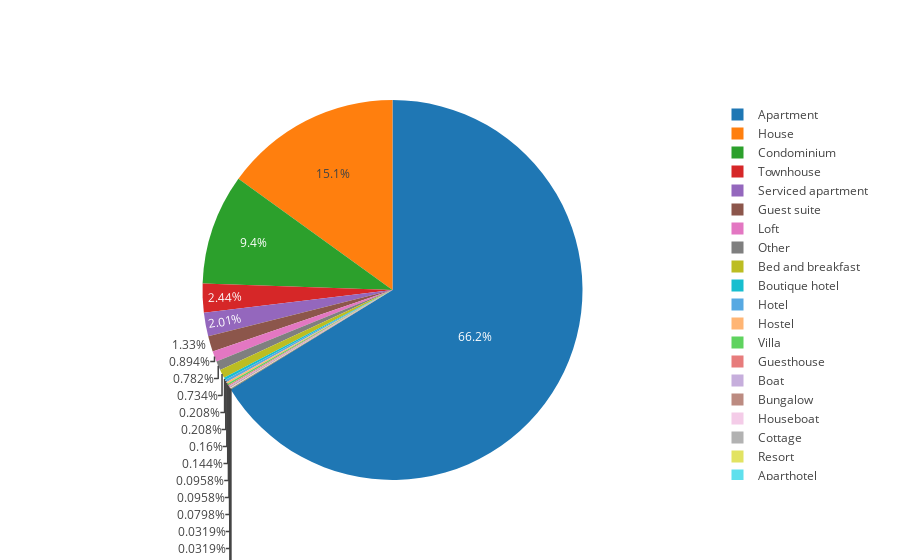

Here is the notebook cell this chart was saved with:
### Markdown cell above
### property_type

![property_type.png](../img/property_type.png)

### Code cell
rt_count = listings.property_type.value_counts()

fig = go.Figure(data=[go.Pie(labels=rt_count.index, values=rt_count.values)])

fig.show()

### Figure 1 — Plotly figure (JSON) as saved in the notebook; plotly's stock layout.template omitted (floating-point values rounded to 4 significant figures)
{"data": [{"labels": ["Apartment", "House", "Condominium", "Townhouse", "Serviced apartment", "Guest suite", "Loft", "Other", "Bed and breakfast", "Boutique hotel", "Hotel", "Hostel", "Villa", "Guesthouse", "Boat", "Bungalow", "Houseboat", "Cottage", "Resort", "Aparthotel", "Farm stay", "Barn", "Casa particular (Cuba)"], "type": "pie", "uid": "b62ffaa7-759a-4299-9dea-a94ae6d127f1", "values": [4148, 943, 589, 153, 126, 83, 56, 49, 46, 13, 13, 10, 9, 6, 6, 5, 2, 2, 1, 1, 1, 1, 1]}], "layout": {}}
